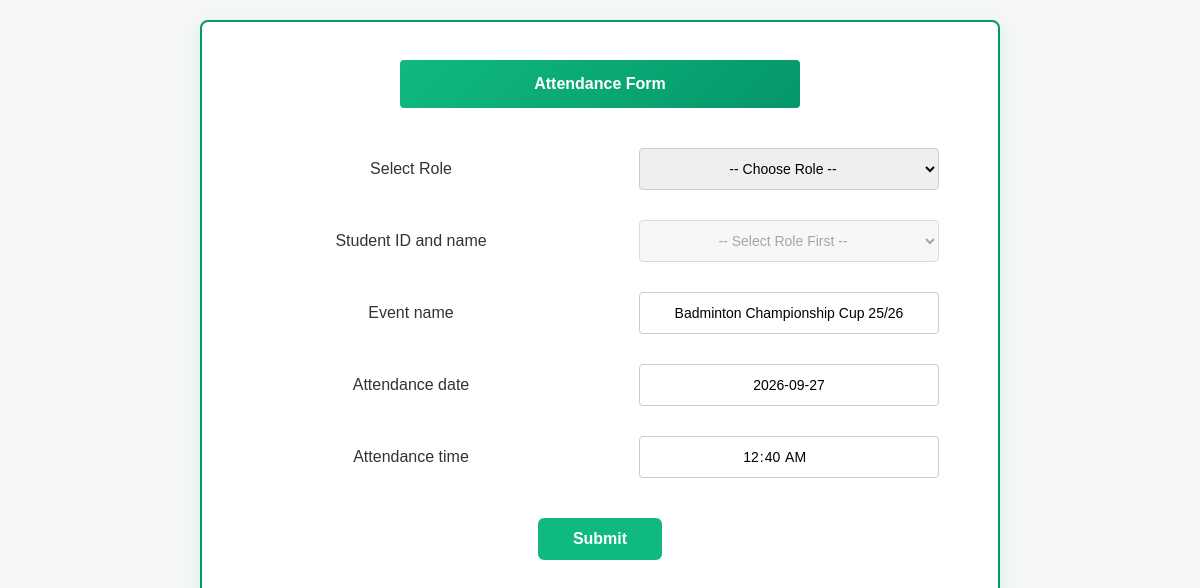
The page /attendance_form.php?eventID=E101 on the database as committed earlier.
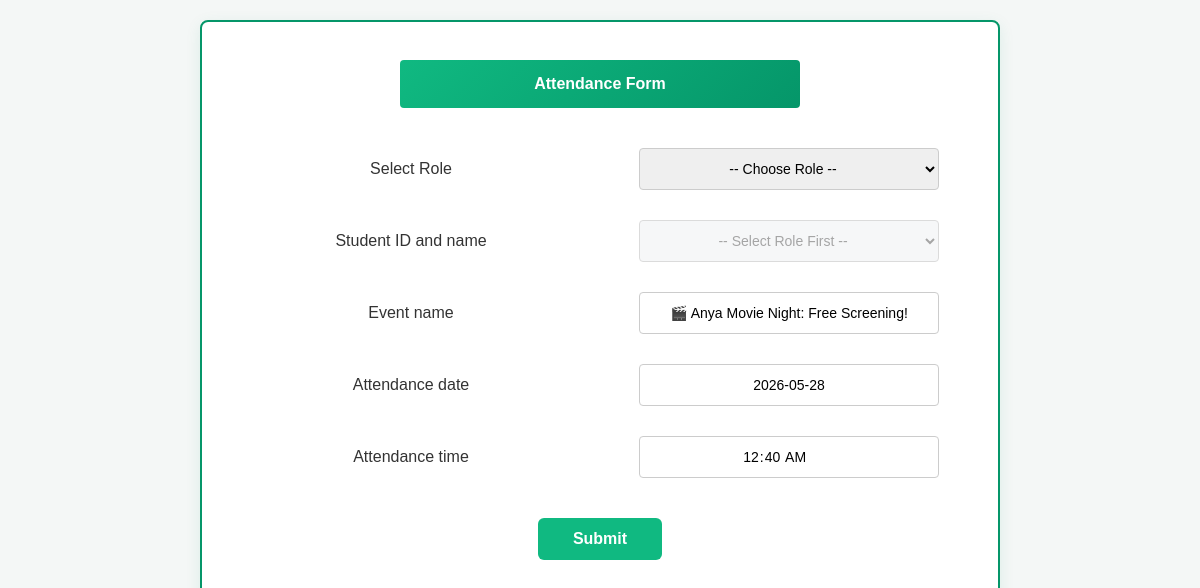
The same page on the database as committed later.
### tables this page shows
CREATE TABLE `events` (
  `eventID` varchar(100) NOT NULL,
  `event_title` varchar(100) DEFAULT NULL,
  `event_desc` varchar(255) DEFAULT NULL,
  `event_date` date DEFAULT NULL,
  `event_time` time DEFAULT NULL,
  `event_venue` varchar(100) DEFAULT NULL,
  `event_max_participants` int DEFAULT NULL,
  `attendance_qr` varchar(100) DEFAULT NULL
);

### attendance_form.php (the view, shortened to what this page needs)
<?php
require_once 'db_connection.php';
if (isset($_GET['eventID'])) {
    $eventID = $_GET['eventID'];
}
$student_name =
"SELECT
    s.userID, s.stu_ID, s.stu_name, e.eventID, e.event_title, e.event_date, e.event_time,
    CASE
        WHEN EXISTS (
            SELECT 1 FROM committee c
            JOIN membership m ON c.memberID = m.memberID
            WHERE m.userID = s.userID AND c.eventID = e.eventID
        ) THEN 'Volunteer'
        ELSE 'Attendee'
    END AS role
FROM students s
JOIN events e ON e.eventID = '$eventID'
WHERE
    (
        EXISTS (SELECT 1 FROM eventregistration er WHERE er.userID = s.userID AND er.eventID = '$eventID')
        OR
        EXISTS (SELECT 1 FROM committee c JOIN membership m ON c.memberID = m.memberID WHERE m.userID = s.userID AND c.eventID = '$eventID')
    )
ORDER BY s.stu_name ASC";
$result = mysqli_query($link, $student_name);
$event_title_html = "";
$event_date_html = "";
if ($result) {
    while ($row = mysqli_fetch_assoc($result)) {
        $event_title_html = htmlspecialchars($row['event_title']);
        $event_date_html = htmlspecialchars($row['event_date']);
    }
}
?>
<!DOCTYPE html>
<html lang="en">
<head>
</head>
<body>
    <div class="page-container">
        <form method="POST" action=""><br>
            <div class="form-title">Attendance Form</div>
            <div class="form-grid">
                <div class="form-label">Select Role</div>
                <div class="form-input">
                    <select name="selected_role" id="role_select" onchange="updateStudents()" required>
                        <option value="">-- Choose Role --</option>
                    </select>
                </div>
                <div class="form-label">Student ID and name</div>
                <div class="form-input">
                    <select name="student_data" id="student_select" required disabled>
                        <option value="">-- Select Role First --</option>
                    </select>
                </div>
                <div class="form-label">Event name</div>
                <div class="form-input">
                    <input type="text" value="<?php echo $event_title_html; ?>" readonly>
                </div>
                <div class="form-label">Attendance date</div>
                <div class="form-input">
                    <input type="text" value="<?php echo $event_date_html; ?>" readonly>
                </div>
                <div class="form-label">Attendance time</div>
                <div class="form-input">
                    <input type="time" value="<?php echo date('H:i'); ?>" readonly required>
                </div>
                <div class="submit-container">
                    <button type="submit" class="submit-btn">Submit</button>
                </div>
            </div>
        </form>
    </div>
</body>
</html>

### attendance_form.php (style rules this page uses)
* { margin: 0; padding: 0; box-sizing: border-box; font-family: Arial, Helvetica, sans-serif; }
body { display: flex;; height: 100vh; background-color: #f4f7f6; color: #333; justify-content: center; padding: 20px; }
.page-container { width: 100%; max-width: 800px; border: 2px solid #059669; background-color: #fff; padding: 20px; border-radius: 8px; box-shadow: 0 4px 15px rgba(5, 150, 105, 0.1); }
.form-title { margin-left: auto; margin-right: auto; margin-bottom: 40px; padding: 15px 30px; width: 400px; display: flex; align-items: center; justify-content: center; color: white; font-weight: bold; border-radius: 4px; background: linear-gradient(135deg, #10b981 0%, #059669 100%); }
.form-grid { display: grid; grid-template-columns: 1fr 1fr; row-gap: 30px; align-items: center; }
.form-label { text-align: center; font-size: 16px; color: #333; font-weight: 500; }
.form-input { text-align: center; }
select, input[type="text"], input[type="date"], input[type="time"] { width: 100%; max-width: 300px; box-sizing: border-box; height: 42px; padding: 10px; font-size: 14px; text-align: center; border: 1px solid #ccc; border-radius: 4px; }
select:disabled { background-color: #f3f4f6; cursor: not-allowed; }
.submit-container { grid-column: 1 / -1; display: flex;justify-content: center; width: 100%; margin-top: 10px; }
.submit-btn { padding: 12px 35px; font-size: 16px; font-weight: bold; color: #ffffff; background-color: #10b981; border: none; border-radius: 6px; cursor: pointer; margin-left: 0px; }

Rows that differ between the two databases and show on the page:
changed events: event_title "Badminton Championship Cup 25/26" → "🎬 Anya Movie Night: Free Screening!"; event_date "2026-09-27" → "2026-05-28"
